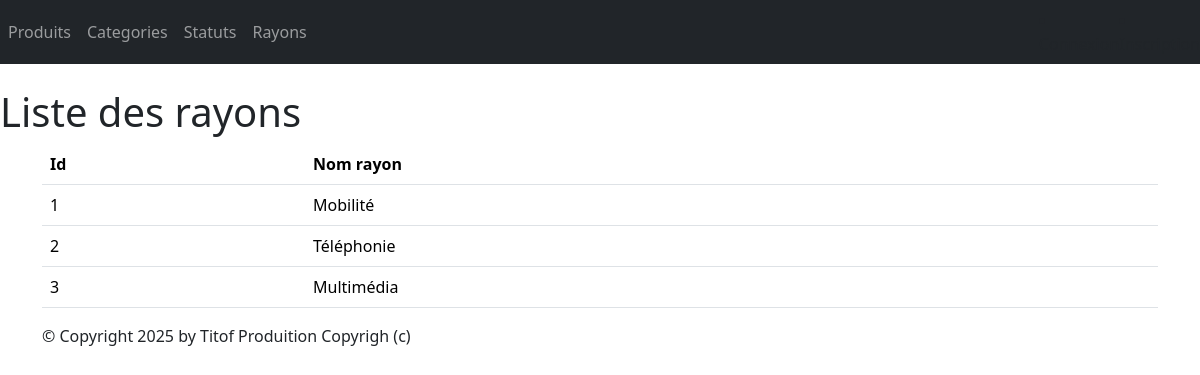
Page /monApp/rayons/ on the committed database.
### monApp/models.py (models this page shows, shortened)
class Rayon(models.Model):
    idRayon = models.AutoField(primary_key=True)
    nomRayon = models.CharField(max_length=100)

### monApp/views.py (the view)
# urls.py: path('rayons/',views.RayonListView.as_view(), name='lst_rayons'),
class RayonListView(ListView):
    model = Rayon
    template_name = "monApp/list_rayons.html"
    context_object_name = "rayons"
    def get_context_data(self, **kwargs):
        context = super(RayonListView, self).get_context_data(**kwargs)
        context['titremenu'] = "Liste des rayons"
        return context

### monApp/templates/monApp/list_rayons.html
{% extends 'monApp/base.html' %}
{% block menu %}
    <h1>{{titremenu}}</h1>
{% endblock %}
{% block contenu %}
    <table class="table">
        <thead>
            <th>Id</th>
            <th>Nom rayon</th>
        </thead>
        <tbody>
            {% for rayon in rayons %}
            <tr>
                <td> {{rayon.idRayon}} </td>
                <td> {{rayon.nomRayon}} </td>
            </tr>
            {% endfor %}
        </tbody>
    </table>
{% endblock %}

### TutoDjango/static/styles.css (style rules this page uses)
h1 { color: red }

### rows in the picture
Rayon: idRayon "1", nomRayon "Mobilité"
Rayon: idRayon "2", nomRayon "Téléphonie"
Rayon: idRayon "3", nomRayon "Multimédia"

### other values in the picture
{{ titremenu }} "Liste des rayons"
